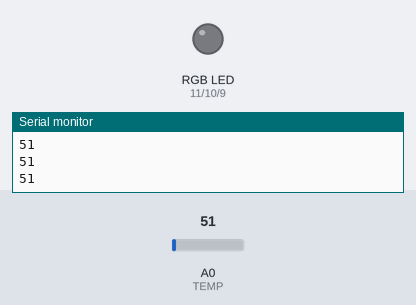
The sketch below on a simulated Arduino Uno, built with avr-gcc and run on an emulated ATmega328P. On the bench: an RGB LED mixed from three pins (HIGH = lit), the last lines printed to the serial monitor. The test bench sets the inputs (shaded band); at power-on: A0 (TEMP) = 51.

Above: at 1.2 s.
1.3 s: A0 (TEMP) set to 127
2.8 s: A0 (TEMP) set to 145
At 4.0 s:
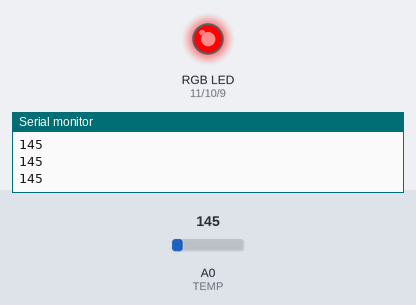
4.3 s: A0 (TEMP) set to 86
At 5.0 s:
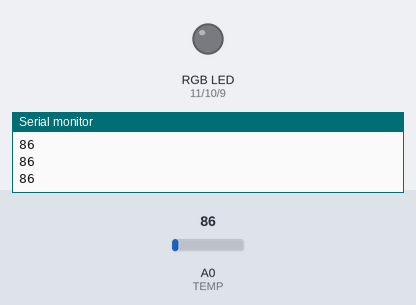
5.9 s: A0 (TEMP) set to 163
At 7.1 s:
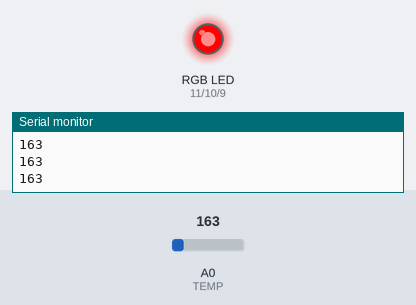
Timing chart, 0 to 8.4 s (numbered marks = the images above; inputs shaded):
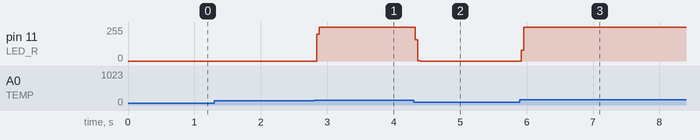

Measured:
- the behaviour switches between 138 and 139 on A0 (TEMP) (found by bisection; images 0 and 1)
- after the input at 2.8 s, pin 11 (LED_R): 0/255 → 255/255 at once
- after the input at 4.3 s, pin 11 (LED_R): 255/255 → 0/255 at once
- after the input at 5.9 s, pin 11 (LED_R): 0/255 → 255/255 at once

The sketch:

TEMP.ino
```cpp
const int LED_R = 11;
const int LED_G = 10;
const int LED_B = 9;
const int TEMP = 0;
int val = 0;

const int LOWER_BOUND = 139;
const int UPPER_BOUND = 147;

void setup() {
  Serial.begin(9600);
  pinMode(LED_R, OUTPUT);
  pinMode(LED_G, OUTPUT);
  pinMode(LED_B, OUTPUT);
}

void loop() {
  val = analogRead(TEMP);
  Serial.println(val);
  if (val < LOWER_BOUND) {
    digitalWrite(LED_R, HIGH);
    digitalWrite(LED_R, HIGH);
    digitalWrite(LED_R, LOW);
  } else if (val > UPPER_BOUND) {
    digitalWrite(LED_R, HIGH);
    digitalWrite(LED_R, LOW);
    digitalWrite(LED_R, HIGH);
  } else {
    digitalWrite(LED_R, LOW);
    digitalWrite(LED_R, HIGH);
    digitalWrite(LED_R, HIGH);
  }
}
```
